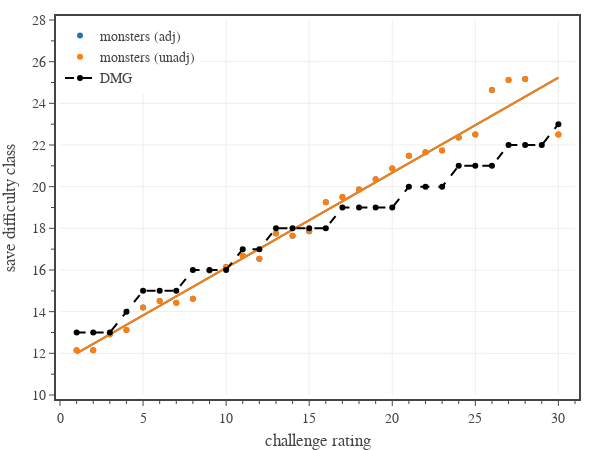

Write notebook code for a chart like this one.
### Code cell
# Fig. 3: plots average save difficulty class
# create figure
fig = go.Figure(
    layout=go.Layout(
        template=tfb.FIG_TEMPLATE,
        margin=dict(l=60, r=25, b=55, t=20, pad=4),
        xaxis=dict(
            title_text='challenge rating',
            range=[0,31],
            tick0=0, dtick=5,
            minor=dict(tick0=0, dtick=1),
        ),
        yaxis=dict(
            title_text='save difficulty class',
            range=[10,28],
            tick0=0, dtick=2,
            minor=dict(tick0=0, dtick=1),
        ),
        legend=dict(
            xanchor='left', yanchor='top',
            x=0.00, y=1.00,
            orientation='v',
            tracegroupgap=0,
        )
    )
)


# plot monster average
dfM = pd.read_csv('../../assets/data/monsters.csv')
dfM = dfM[['CR','AC','AB','adj AB','Save DC']].groupby(['CR']).mean().reset_index()
dfM = dfM[dfM['CR'].between(1, 30)]


plot_data_and_fit(
    fig, 
    dfM['CR'], dfM['Save DC'], 
    name='monsters (adj)',
    legendgroup='monsters (adj)',
    line=dict(color=COLOR_LIST[0]),
    hovertemplate=
        '<b>monsters (adj)</b><br>'
        'CR %{x}<br>'+
        'Save DC %{y:,.1f}' + 
        '<extra></extra>',
        print_coefficients=True,
)

plot_data_and_fit(
    fig, 
    dfM['CR'], dfM['Save DC'], 
    name='monsters (unadj)',
    legendgroup='monsters (unadj)',
    line=dict(color=COLOR_LIST[1]),
    hovertemplate=
        '<b>monsters (unadj)</b><br>'
        'CR %{x}<br>'+
        'Save DC %{y:,.1f}' + 
        '<extra></extra>'
)


# plot monster DMG targets
dfD = pd.read_csv('../../assets/data/dmg-targets.csv') # 'CR','PB','AC','AB','DC'
dfD = dfD[dfD['CR'].between(1, 30)]
fig.add_trace(go.Scatter(
    x=np.array(dfD['CR']), 
    y=np.array(dfD['DC']),
    mode='markers+lines', 
    name='DMG',
    legendgroup='DMG',
    line=dict(color='black', dash='dash'),
    hovertemplate=
        '<b>DMG</b><br>'
        'CR %{x}<br>'+
        'Save DC %{y:,.1f}' + 
        '<extra></extra>'
))

# show figure
fig.update_layout(width=600, height=450)
fig.show(config=tfb.FIG_CONFIG)

# save figures
if SAVEFIGS:
    fig.update_layout(autosize=True, width=None, height=None)
    tfb.save_fig_html(fig, format='large', name=f'./fig-dc-vs-cr-large')
    tfb.save_fig_html(fig, format='small', name=f'./fig-dc-vs-cr-small')

### Figure 1 — Plotly figure (JSON) as saved in the notebook; plotly's stock layout.template omitted (floating-point values rounded to 4 significant figures)
{"data": [{"hovertemplate": "<b>monsters (adj)</b><br>CR %{x}<br>Save DC %{y:,.1f}<extra></extra>", "legendgroup": "monsters (adj)", "line": {"color": "#1f77b4"}, "mode": "markers", "name": "monsters (adj)", "type": "scatter", "x": [1, 2, 3, 4, 5, 6, 7, 8, 9, 10, 11, 12, 13, 14, 15, 16, 17, 18, 19, 20, 21, 22, 23, 24, 25, 26, 27, 28, 30], "y": [12.14, 12.14, 12.91, 13.12, 14.2, 14.51, 14.43, 14.62, 15.98, 16.15, 16.69, 16.55, 17.75, 17.64, 17.86, 19.25, 19.5, 19.87, 20.36, 20.88, 21.48, 21.65, 21.74, 22.36, 22.5, 24.64, 25.12, 25.17, 22.5]}, {"hoverinfo": "skip", "hovertemplate": "<b>monsters (adj)</b><br>CR %{x}<br>Save DC %{y:,.1f}<extra></extra>", "legendgroup": "monsters (adj)", "line": {"color": "#1f77b4", "dash": "solid"}, "mode": "lines", "name": "monsters (adj)", "showlegend": false, "type": "scatter", "x": [1, 2, 3, 4, 5, 6, 7, 8, 9, 10, 11, 12, 13, 14, 15, 16, 17, 18, 19, 20, 21, 22, 23, 24, 25, 26, 27, 28, 30], "y": [12.0, 12.46, 12.91, 13.37, 13.83, 14.28, 14.74, 15.19, 15.65, 16.11, 16.56, 17.02, 17.48, 17.93, 18.39, 18.84, 19.3, 19.76, 20.21, 20.67, 21.13, 21.58, 22.04, 22.49, 22.95, 23.41, 23.86, 24.32, 25.23]}, {"hovertemplate": "<b>monsters (unadj)</b><br>CR %{x}<br>Save DC %{y:,.1f}<extra></extra>", "legendgroup": "monsters (unadj)", "line": {"color": "#ff7f0e"}, "mode": "markers", "name": "monsters (unadj)", "type": "scatter", "x": [1, 2, 3, 4, 5, 6, 7, 8, 9, 10, 11, 12, 13, 14, 15, 16, 17, 18, 19, 20, 21, 22, 23, 24, 25, 26, 27, 28, 30], "y": [12.14, 12.14, 12.91, 13.12, 14.2, 14.51, 14.43, 14.62, 15.98, 16.15, 16.69, 16.55, 17.75, 17.64, 17.86, 19.25, 19.5, 19.87, 20.36, 20.88, 21.48, 21.65, 21.74, 22.36, 22.5, 24.64, 25.12, 25.17, 22.5]}, {"hoverinfo": "skip", "hovertemplate": "<b>monsters (unadj)</b><br>CR %{x}<br>Save DC %{y:,.1f}<extra></extra>", "legendgroup": "monsters (unadj)", "line": {"color": "#ff7f0e", "dash": "solid"}, "mode": "lines", "name": "monsters (unadj)", "showlegend": false, "type": "scatter", "x": [1, 2, 3, 4, 5, 6, 7, 8, 9, 10, 11, 12, 13, 14, 15, 16, 17, 18, 19, 20, 21, 22, 23, 24, 25, 26, 27, 28, 30], "y": [12.0, 12.46, 12.91, 13.37, 13.83, 14.28, 14.74, 15.19, 15.65, 16.11, 16.56, 17.02, 17.48, 17.93, 18.39, 18.84, 19.3, 19.76, 20.21, 20.67, 21.13, 21.58, 22.04, 22.49, 22.95, 23.41, 23.86, 24.32, 25.23]}, {"hovertemplate": "<b>DMG</b><br>CR %{x}<br>Save DC %{y:,.1f}<extra></extra>", "legendgroup": "DMG", "line": {"color": "black", "dash": "dash"}, "mode": "markers+lines", "name": "DMG", "type": "scatter", "x": [1, 2, 3, 4, 5, 6, 7, 8, 9, 10, 11, 12, 13, 14, 15, 16, 17, 18, 19, 20, 21, 22, 23, 24, 25, 26, 27, 28, 29, 30], "y": [13, 13, 13, 14, 15, 15, 15, 16, 16, 16, 17, 17, 18, 18, 18, 18, 19, 19, 19, 19, 20, 20, 20, 21, 21, 21, 22, 22, 22, 23]}], "layout": {"height": 450, "legend": {"orientation": "v", "tracegroupgap": 0, "x": 0, "xanchor": "left", "y": 1, "yanchor": "top"}, "margin": {"b": 55, "l": 60, "pad": 4, "r": 25, "t": 20}, "width": 600, "xaxis": {"dtick": 5, "minor": {"dtick": 1, "tick0": 0}, "range": [0, 31], "tick0": 0, "title": {"text": "challenge rating"}}, "yaxis": {"dtick": 2, "minor": {"dtick": 1, "tick0": 0}, "range": [10, 28], "tick0": 0, "title": {"text": "save difficulty class"}}}}
